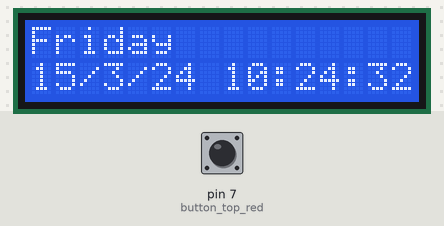
The sketch below on a simulated Arduino Uno, built with avr-gcc and run on an emulated ATmega328P. Shown: 16×2 character LCD. Wiring (inferred from the names in the program): DS1307 clock at I2C address 0x68. Inputs (shaded band) come from the test bench; at power-on: pin 7 (button_top_red) HIGH. The local clock reads 2024-03-15 10:24:30 at power-on unless the sketch sets it; what the sketch prints to the serial monitor is not drawn.

Above: at 2.3 s.
2.4 s: pin 7 (button_top_red) pulled LOW for 0.15 s
At 3.7 s:
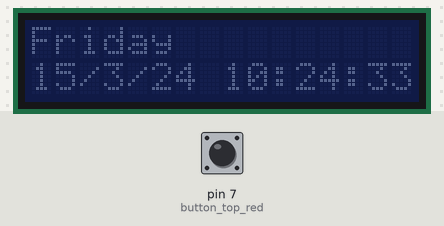
5.5 s: pin 7 (button_top_red) pulled LOW for 1 s
At 7.8 s:
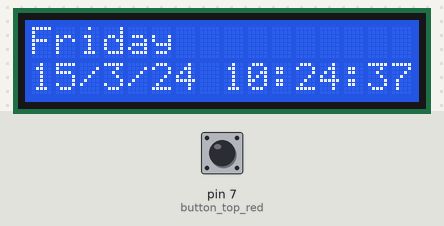
8.5 s: pin 7 (button_top_red) pulled LOW for 0.15 s
At 9.3 s:
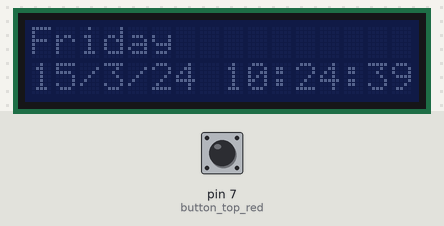
10.5 s: pin 7 (button_top_red) pulled LOW for 1 s
At 12.7 s:
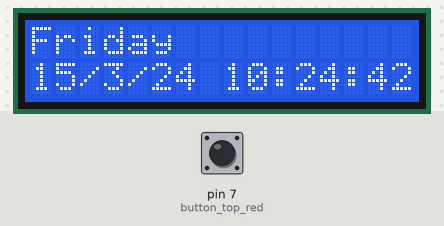
Timing chart, 0 to 14.2 s (numbered marks = the images above; inputs shaded):
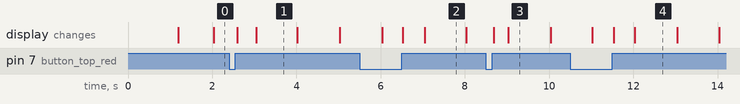

The sketch:

atmega_screen_clock.ino
```cpp
// (licence header left out)
#include <Wire.h>
#include <LiquidCrystal_I2C.h>
LiquidCrystal_I2C lcd(0x27,16,2);  // set the LCD address to 0x27 for a 16 chars and 2 line display

const int DS1307 = 0x68; // Address of DS1307 see data sheets
const char* days[] =
{"Sunday", "Monday", "Tuesday", "Wednesday", "Thursday", "Friday", "Saturday"}; // converts the numbers from the days of week to names

// Initializes all values:
byte second = 0; // Setting up bytes for seconds
byte minute = 0; // Setting up bytes for minutes
byte hour = 0; // Setting up bytes for hours
byte weekday = 0; // Setting up bytes for weekday
byte monthday = 0; // Setting up bytes for monthday
byte month = 0; // Setting up bytes for month
byte year = 0;  // Setting up bytes for year

uint8_t clock[8] = {0x0,0xe,0x15,0x15,0x17,0x11,0x11,0xe}; // Custom char clock?

// Button red stuff
const int button_top_red = 7; // Button set to pin 5
long time = 0;         // the last time the output pin was toggled
long debounce = 200;   // the debounce time, increase if the output flickers
int state = HIGH;      // the current state of the output pin
int reading_red_top;           // the current reading from the input pin
int previous = LOW;    // the previous reading from the input pin

void setup() {
  Wire.begin(); // Start the wire liberty
  lcd.backlight(); // Turn on the lcd backlight
  lcd.init(); // Start up the lcd
  lcd.begin(16, 2); // Set up the lcd to have 16 char on 2 lines

  // Splash screen
  lcd.createChar(0, clock);

  lcd.setCursor(1,0); // Set lcd cursor to start of first line
  lcd.print("#atmega_screen");
  lcd.setCursor(0,1); // Set lcd cursor to start of first line
  lcd.print((char)0);
  lcd.setCursor(3,1);
  lcd.print("Clock v0.1");
  lcd.setCursor(15,1); // Set lcd cursor to start of first line
  lcd.print((char)0);
  delay(1000);
  lcd.clear();

  pinMode(button_top_red, INPUT); // Set the button as input
  digitalWrite(button_top_red, HIGH); // initiate the internal pull up resistor
  Serial.begin(9600);

  Serial.println("Start");
}

void loop() {

  // -------------- Debound code button top red --------------

  // if the input just went from LOW and HIGH and we've waited long enough
  // to ignore any noise on the circuit, toggle the output pin and remember
  // the time
  reading_red_top = digitalRead(button_top_red);

  if (reading_red_top == HIGH && previous == LOW && millis() - time > debounce) {
    if (state == HIGH) {
      state = LOW;
      lcd.backlight();
    }
    else {
      state = HIGH;
      lcd.noBacklight();
    }

    time = millis();
  }

  previous = reading_red_top;

  // -------------- Debound code button top red end code --------------


  char buffer_minutes[3]; // Creates a char buffer of 3 characters for minutes
  char buffer_seconds[3]; // Creates a char buffer of 3 characters for seconds
  lcd.setCursor(0,0); // Set lcd cursor to start of first line
  readTime(); // Runs readTime to get RTC data
  lcd.print(days[weekday-1]);
  //lcd.print((char)0);
  lcd.setCursor(0,1); // Set lcd cursor to start of second line
  lcd.print(monthday);
  lcd.print("/");
  lcd.print(month);
  lcd.print("/");
  lcd.print(year);
  lcd.print(" ");
  lcd.print(hour);
  lcd.print(":");
  sprintf(buffer_minutes, "%02d", minute); // Floats the minutes to only 2 decimal points stores them on buffer
  lcd.print(buffer_minutes);
  lcd.print(":");
  sprintf(buffer_seconds, "%02d", second); // Floats the seconds to only 2 decimal points stores them on buffer
  lcd.print(buffer_seconds);
  }

// RTC data
void readTime() {
  Wire.beginTransmission(DS1307);
  Wire.write(byte(0));
  Wire.endTransmission();
  Wire.requestFrom(DS1307, 7);
  second = bcdToDec(Wire.read());
  minute = bcdToDec(Wire.read());
  hour = bcdToDec(Wire.read());
  weekday = bcdToDec(Wire.read());
  monthday = bcdToDec(Wire.read());
  month = bcdToDec(Wire.read());
  year = bcdToDec(Wire.read());
}

byte decToBcd(byte val) {
  return ((val/10*16) + (val%10));
}
byte bcdToDec(byte val) {
  return ((val/16*10) + (val%16));
}
```

Measured:
- after the input at 2.4 s, the display: first changes after 0.19 s (image 1 shows a later state)
- after the input at 5.5 s, the display: first differs from a run without the input after 1.0 s (image 2 shows a later state)
- after the input at 8.5 s, the display: first changes after 0.18 s (image 3 shows a later state)
- after the input at 10.5 s, the display: first differs from a run without the input after 1.0 s (image 4 shows a later state)
- what the display in image 1 shows lasts 1.0 s, from 3.0 s to 4.0 s
